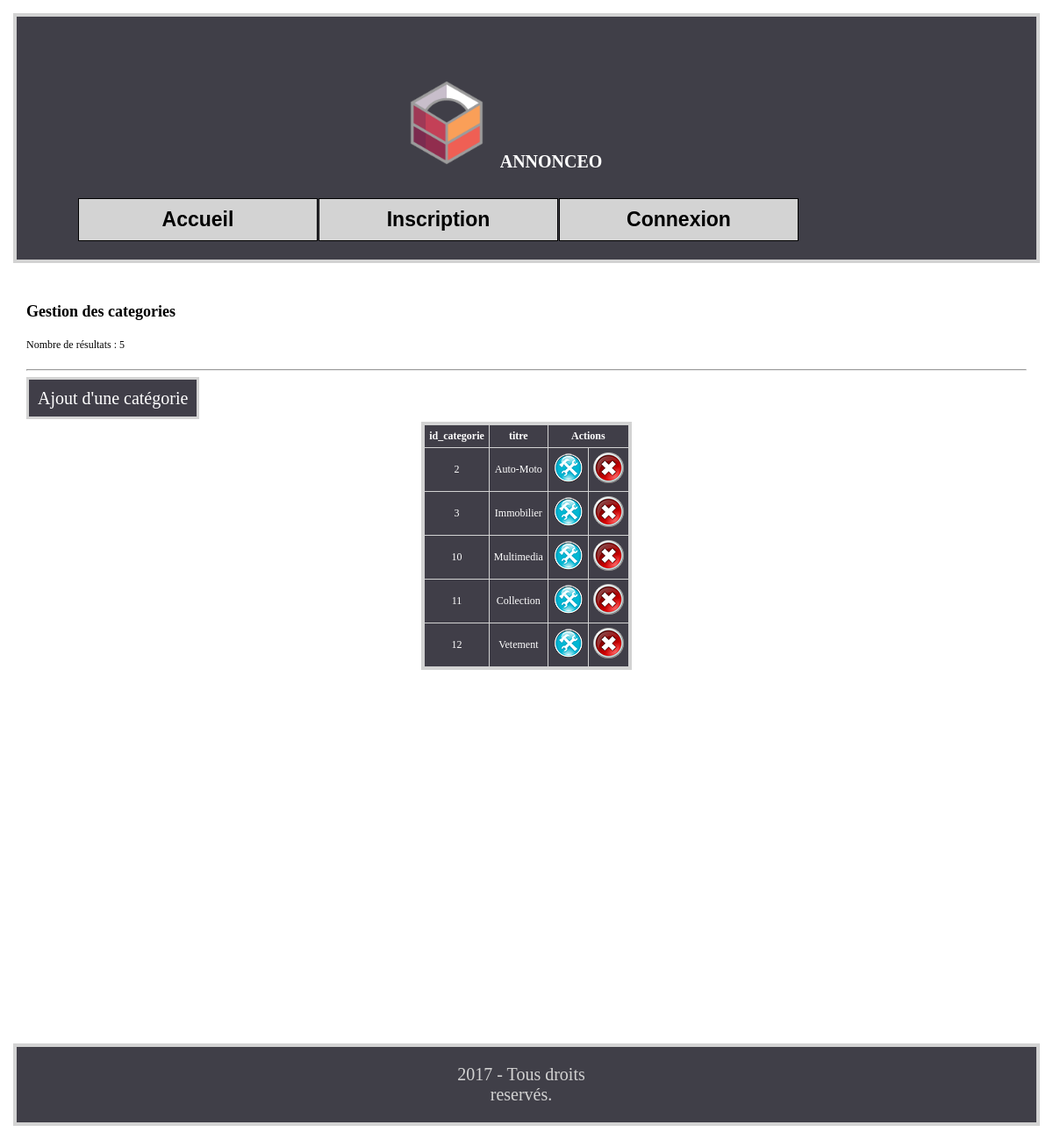
The page /backoffice/gestion_des_categories.php on the database its author committed.
### tables this page shows
CREATE TABLE `categorie` (
  `id_categorie` int(3) NOT NULL,
  `titre` varchar(255) DEFAULT NULL
);

### inc/init.inc.php (called while the page is built, shortened)
<?php
$msg ='';
$contenu = '';
?>

### backoffice/gestion_des_categories.php (the view, shortened to what this page needs)
<?php
require_once('../inc/init.inc.php');
$resultat = $pdo -> query("SELECT * FROM categorie");
$categories = $resultat -> fetchAll(PDO::FETCH_ASSOC);
$contenu .= 'Nombre de résultats : ' . $resultat ->rowCount() . '<br><hr>';
$contenu .= "<a class='add_ann' href='?action=ajout'>Ajout d'une catégorie</a><br><br>";
$contenu .= $msg;
$contenu .= '<table class="ges_tab" border="1">';
$contenu .= '<tr>';
for ($i = 0; $i < $resultat -> columnCount(); $i++) {
    $colonne = $resultat -> getColumnMeta($i);
    $contenu .= '<th>' . $colonne['name'] . '</th>';
}
$contenu .= '<th colspan="2">Actions</th>';
$contenu .= '</tr>';
foreach ($categories as $valeur) {
    $contenu .= "<tr>";
        foreach ($valeur as $indice => $valeur2) {
            if ($indice == 'photo') {
                $contenu .= '<td><img src="' . RACINE_SITE . 'photo/' . $valeur2 . '" height="90"></td>';
            }
            else {
                $contenu .= '<td>' . $valeur2 . '</td>';
            }
        }
        $contenu .= '<td><a href="?action=modification&id_categorie='. $valeur['id_categorie'] .'"><img src="../libs/modi.png"></a></td>';
        $contenu .= '<td><a onclick="confirm(\'Etes-vous certain de vouloir supprimer cette categorie' . $valeur['id_categorie'] . '\');" href="supprimer_categorie.php?id=' . $valeur['id_categorie'] . '"><img src="../libs/supp.png"></a></td>';
    $contenu .= "</tr>";
}
$contenu .= '</table>';
$contenu .= "<br>";
require('../inc/header.php');
?>
<h1>Gestion des categories</h1>
<?= $contenu ?>
<?php
require_once('../inc/footer.php');
?>

### css/style.css (style rules this page uses)
* { margin: 0; }
body { font-family : verdana; font-size: 12px; }
a { text-decoration: none; color: #000; }
.ges_tab { border: 4px solid lightgrey; background: #403e48; color: white; margin: 0 auto; }
.add_ann { border: 3px solid lightgrey; background: #403e48; color: white; padding: 10px; font-size: 20px; }
table { border-collapse: collapse; }
hr { margin: 20px 0; }
h1 { margin-bottom: 20px; }
table tr td { text-align: center; }
td, th { padding: 5px; }

### rows shown on the page
categorie: id_categorie "2", titre "Auto-Moto"
categorie: id_categorie "3", titre "Immobilier"
categorie: id_categorie "10", titre "Multimedia"
categorie: id_categorie "11", titre "Collection"
categorie: id_categorie "12", titre "Vetement"

### other values the page prints
$resultat ->rowCount() "5"
$colonne['name'] "id_categorie"
$colonne['name'] "titre"
